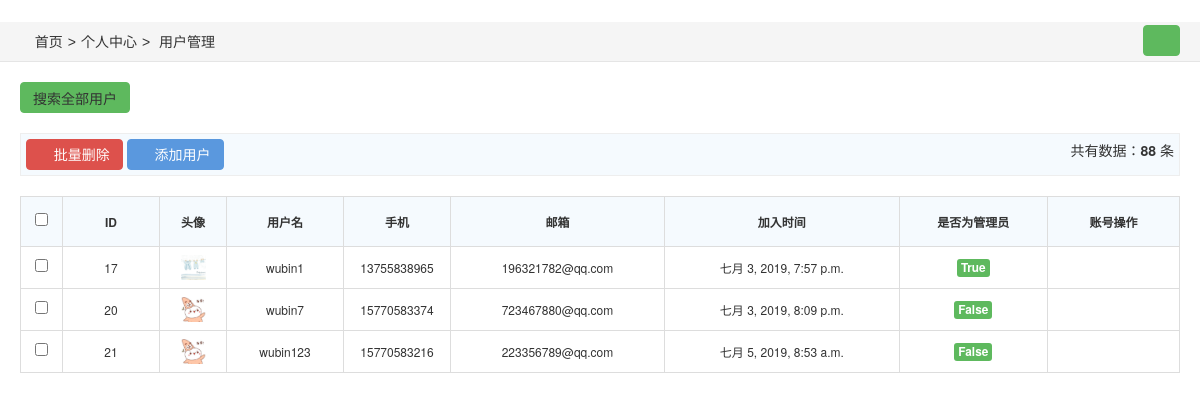
The page /cms/member_list/ (signed in) on the database its author committed.
### apps/user/models.py (models this page shows, shortened)
class UserModel(AbstractBaseUser, PermissionsMixin):
    name = models.CharField(max_length=10, validators=[userNameMaxLengthValidator, userNameMinLengthValidator], null=False, unique=True)
    email = models.EmailField(null=True, unique=True)
    icon = models.FileField(upload_to='images', default='default.jpg')
    telephone = models.CharField(max_length=11, validators=[telephoneValidator], unique=True)
    date_join = models.DateTimeField(auto_now_add=True,
                                     validators=[validators.FileExtensionValidator(allowed_extensions=['jpg', 'png', 'jpeg'], message='不支持的图片格式')])
    USERNAME_FIELD = 'name'
    REQUIRED_FIELDS = []
    objects = UserManager()

### apps/user/teacher_views.py (the view, shortened to what this page needs)
# urls.py: path('member_list/', Member_list.as_view(), name='member_list'),
class Member_list(View):
    @teacher_login_require('cms:login')
    def get(self, request):
        users = UserModel.objects.all()
        return render(request, 'cms/member-list.html',{"users":users})

### tools/context_processor.py (called while the page is built)
def info_filtration(request, *args, **kwargs):
    session = request.session
    print(request.path)
    infos = {}
    keys = ['info', 'error_info', 'success_info']
    print('123')
    for key in keys:
        if key in session.keys():
            infos[key] = session[key]
            session.pop(key)
    return infos

### tools/my_decorator.py (called while the page is built)
def teacher_login_require(url_name):
    def get_fun(func):
        @functools.wraps(func)
        def my_wrapper(self, request, *args, **kwargs):
            user = request.user
            if user.id is None:
                request.session['error_info'] = '您还没有登录，请登录后再访问'
                my_print('未登录拦截')
                return redirect(reverse(url_name))
            if not user.is_superuser:
                request.session['error_info'] = '管理员页面，您没有权限访问'
                my_print('权限拦截')
                return redirect(reverse(url_name))
            return func(self, request, *args, **kwargs)
        return my_wrapper
    return get_fun

### apps/cms/templates/cms/member-list.html (shortened to what this page needs)
﻿<!DOCTYPE HTML>
<html>
<head>
<link rel="stylesheet" type="text/css" href="../../../../static/assets2/static/h-ui/css/H-ui.min.css" />
<link rel="stylesheet" type="text/css" href="../../../../static/assets2/static/h-ui.admin/css/H-ui.admin.css" />
<link rel="stylesheet" type="text/css" href="../../../../static/assets2/lib/Hui-iconfont/1.0.8/iconfont.css" />
<link rel="stylesheet" type="text/css" href="../../../../static/assets2/static/h-ui.admin/skin/default/skin.css" id="skin" />
<link rel="stylesheet" type="text/css" href="../../../../static/assets2/static/h-ui.admin/css/style.css" />
</head>
<body>
<nav class="breadcrumb"><i class="Hui-iconfont">&#xe67f;</i> <a href="{% url 'cms:change_info1' %}">首页</a><span class="c-gray en">&gt;</span>个人中心<span class="c-gray en">&gt;</span> 用户管理 <a class="btn btn-success radius r" style="line-height:1.6em;margin-top:3px" href="javascript:location.replace(location.href);" title="刷新" ><i class="Hui-iconfont">&#xe68f;</i></a></nav>
<div class="page-container">
    <button type="submit" class="btn btn-success radius" id="" name=""><a href="{% url 'cms:member_list' %}">搜索全部用户</a></button>
	<div class="cl pd-5 bg-1 bk-gray mt-20"> <span class="l"><a href="javascript:;" onclick="datadel()" class="btn btn-danger radius"><i class="Hui-iconfont">&#xe6e2;</i> 批量删除</a> <a href="javascript:;" onclick="member_add('添加用户','member-add.html','','510')" class="btn btn-primary radius"><i class="Hui-iconfont">&#xe600;</i> 添加用户</a></span> <span class="r">共有数据：<strong>88</strong> 条</span> </div>
	<div class="mt-20">
        <form action="{% url 'cms:member_list' %}" method="post">
            <table class="table table-border table-bordered table-hover table-bg table-sort">
                <thead>
                    <tr class="text-c">
                        <th width="25"><input type="checkbox" name="" value=""></th>
                        <th width="80">ID</th>
                        <th width="50" height="50">头像</th>
                        <th width="100">用户名</th>
                        <th width="90">手机</th>
                        <th width="">邮箱</th>
                        <th width="">加入时间</th>
                        <th width="">是否为管理员</th>
                        <th width="">账号操作</th>
                    </tr>
                </thead>
                <tbody>
                {% for user in users %}
                    <tr class="text-c">
                            <td><input type="checkbox" value="1" name=""></td>
                            <td>{{ user.id }}</td>
                            <td><img class="img-circle" style="height: 25px;width: 25px" src="\media\{{ user.icon }}" alt="头像"/></td>
                            <td>{{ user.name }}</td>
                            <td>{{ user.telephone }}</td>
                            <td>{{ user.email }}</td>
                            <td>{{ user.date_join }}</td>
                            <td class="td-status"><span class="label label-success radius">{{ user.is_superuser }}</span></td>
                            <td class="td-manage"><a style="text-decoration:none" onClick="member_stop(this,'10001')" href="" title="停用"><i class="Hui-iconfont">&#xe631;</i></a> <a title="编辑" href="javascript:;" onclick="member_edit('编辑','member-add.html','4','','510')" class="ml-5" style="text-decoration:none"><i class="Hui-iconfont">&#xe6df;</i></a> <a style="text-decoration:none" class="ml-5" onClick="change_password('修改密码','change-password.html','10001','600','270')" href="javascript:;" title="修改密码"><i class="Hui-iconfont">&#xe63f;</i></a> <a title="删除" href="{% url 'cms:member_warn' %}?id={{ user.id }}" onclick="member_del(this,'1')" class="ml-5" style="text-decoration:none"><i class="Hui-iconfont">&#xe6e2;</i></a></td>
                    </tr>
                {% endfor %}
                </tbody>
            </table>
        </form>
	</div>
</div>
</body>
</html>

### static/assets2/static/h-ui.admin/css/H-ui.admin.css (style rules this page uses)
html { height:100% }
body { min-height: 100%;position: relative;font-size:14px;color:#333; background-color:#fff }
a { color:#333 }
.bg-1 { background-color:#f5fafe }
.page-container { padding:20px }
.breadcrumb { background-color:#f5f5f5; padding:0 20px; position:relative; z-index:99 }

### static/assets2/static/h-ui.admin/skin/default/skin.css (style rules this page uses)
a { color:#333 }

### rows shown on the page
UserModel: id "17", icon (picture), name "wubin1", telephone "13755838965", email "196321782@qq.com", date_join "七月 3, 2019, 7:57 p.m.", is_superuser "True"
UserModel: id "20", icon (picture), name "wubin7", telephone "15770583374", email "723467880@qq.com", date_join "七月 3, 2019, 8:09 p.m.", is_superuser "False"
UserModel: id "21", icon (picture), name "wubin123", telephone "15770583216", email "223356789@qq.com", date_join "七月 5, 2019, 8:53 a.m.", is_superuser "False"
